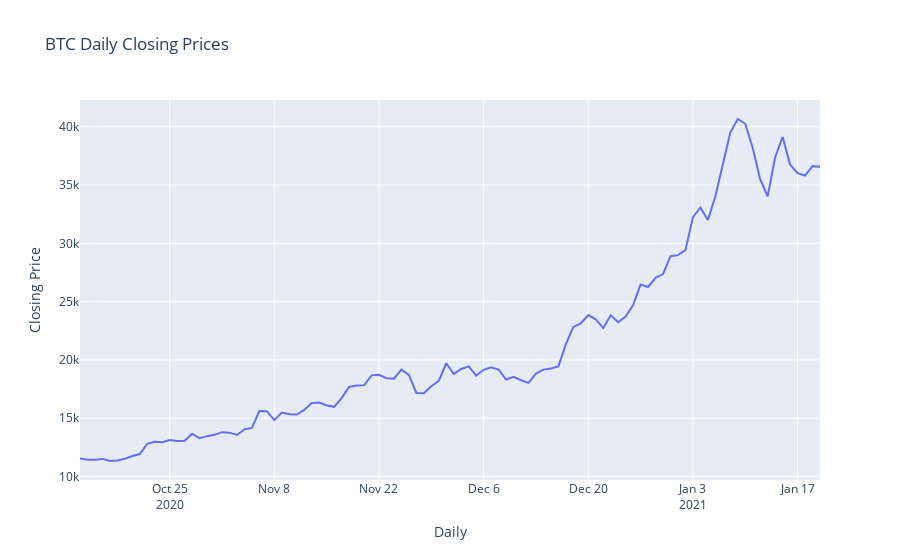

The cell this chart's notebook holds for it:
### Code cell
# Plot daily closing
fig = px.line(
    btc_latest_daily_df, 
    x="time_period_end", 
    y="price_close", 
    title='BTC Daily Closing Prices',
    labels={'time_period_end':'Daily', 'price_close':'Closing Price'})

fig.show()
